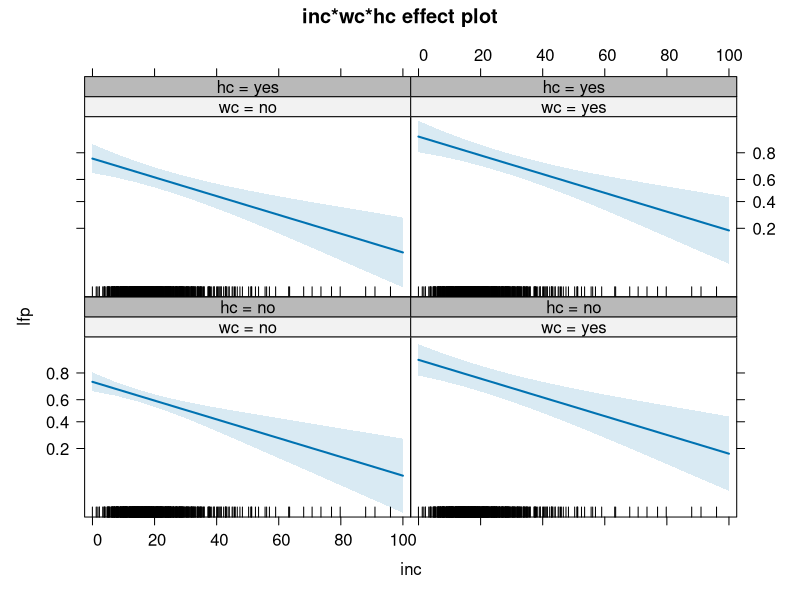
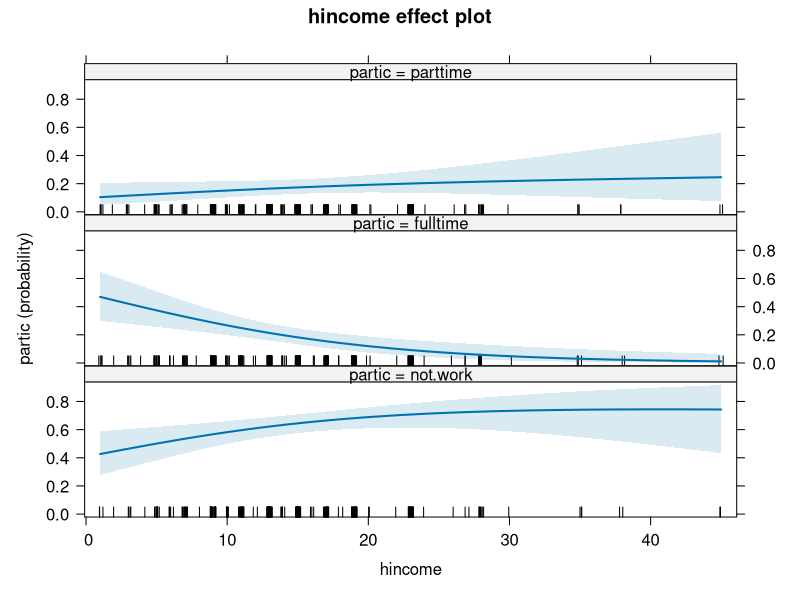
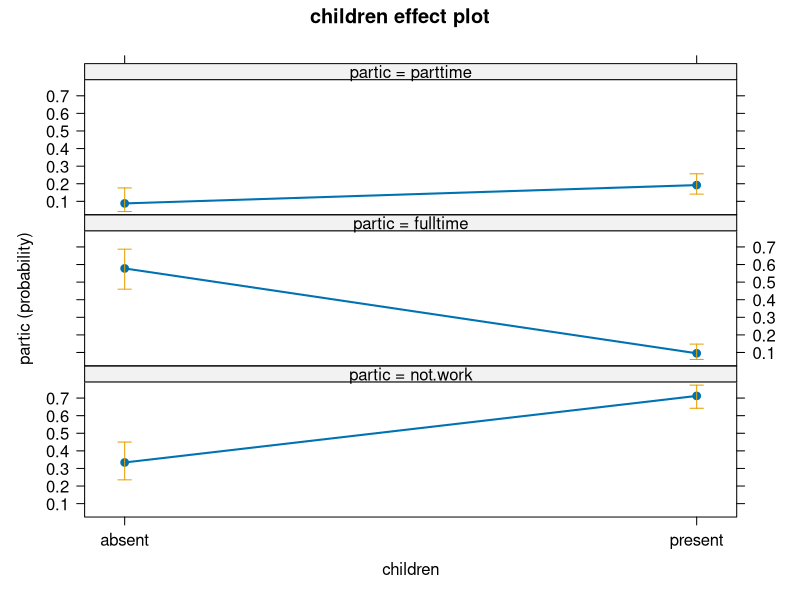
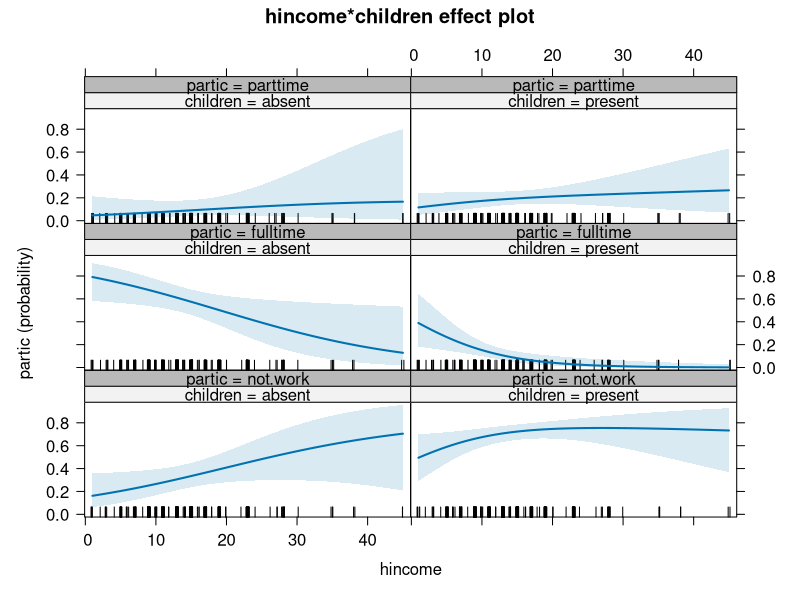
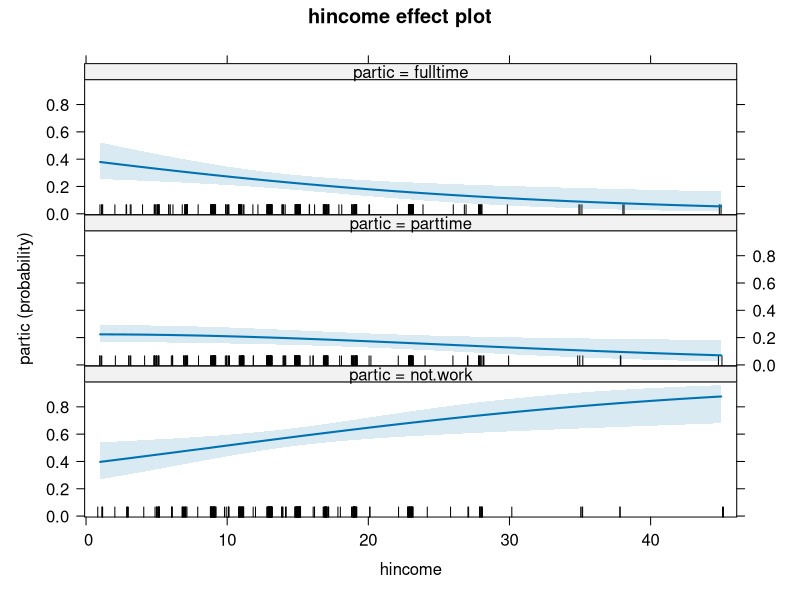
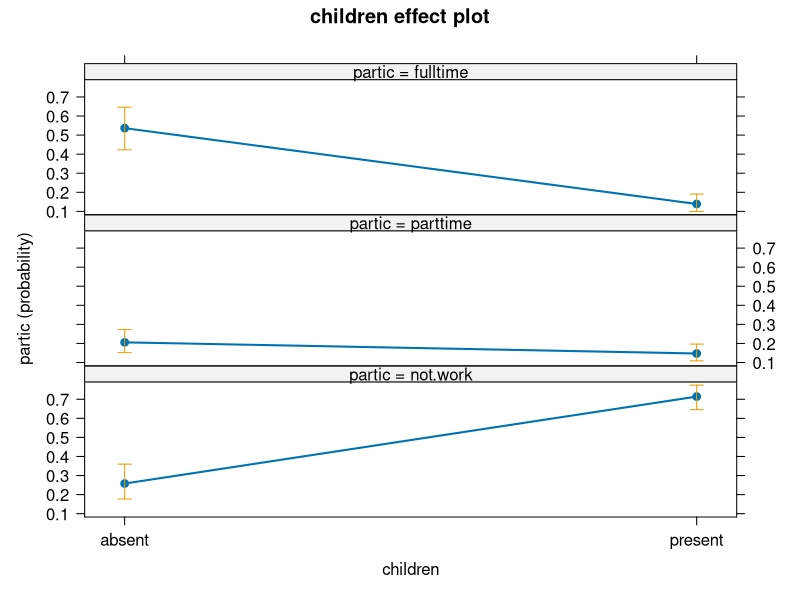
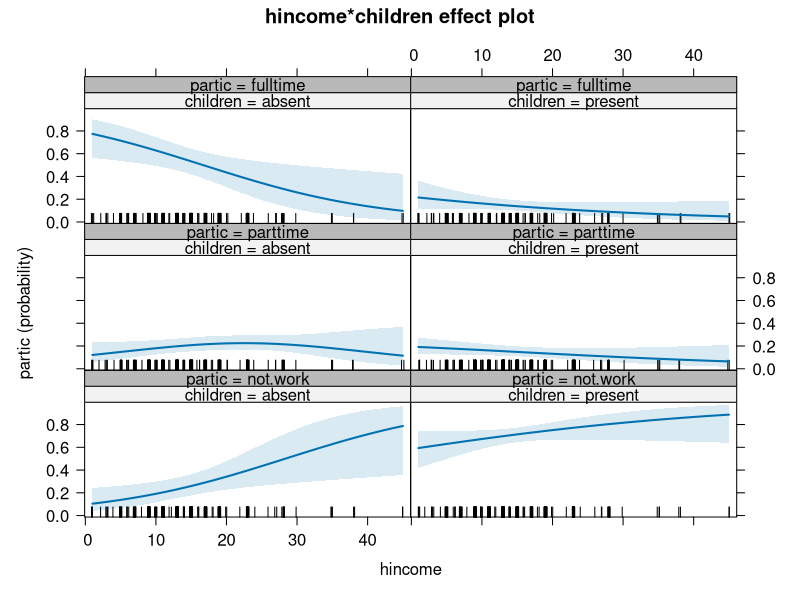
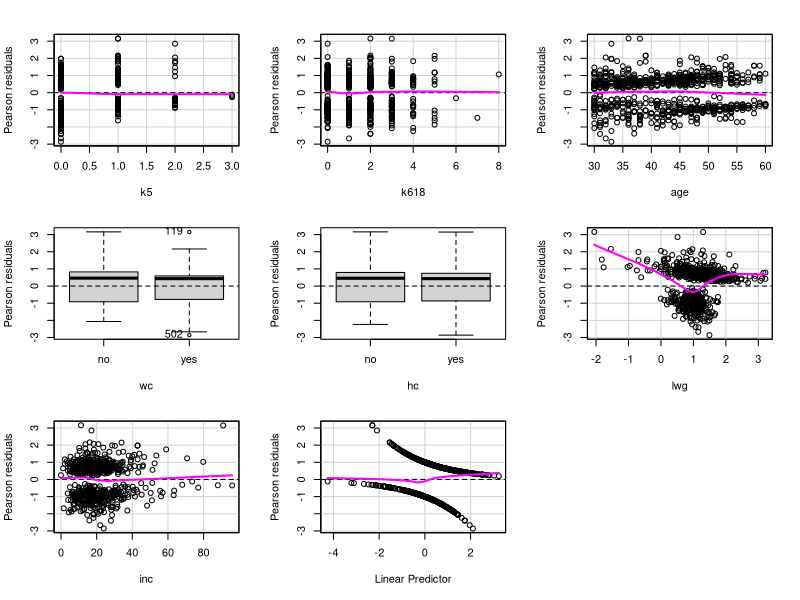

The R script that drew these images, in order:
## ---- chunk 1
library(knitr)
opts_chunk$set(comment=NA, tidy=TRUE)
library(car)
library(effects)
library(MASS)
library(arm)
## ---- chunk 2
data(Mroz)
head(Mroz)
b1 <- glm(lfp ~ k5 + k618 + age + wc + hc + lwg + inc, family=binomial(), data=Mroz)
summary(b1)
## ---- chunk 3
lfp.recode <- relevel(Mroz$lfp, 'yes')
b1a <- glm(lfp.recode ~ k5 + k618 + age + wc + hc + lwg + inc, family=binomial, data=Mroz)
summary(b1a)
## ---- chunk 4
plot(Effect(c('inc', 'wc','hc'), b1, typical=median))
## ---- chunk 5
data(Womenlf)
xtabs(~ partic + region, Womenlf)

Womenlf$partic <- relevel(Womenlf$partic,  'not.work')

library(nnet)
m1 <- multinom(partic ~ hincome + children + region, data = Womenlf)

summary(m1)
Anova(m1)

m2 <- multinom(partic ~ hincome + children , data = Womenlf)

m2 <- update(m1, . ~ . - region)

summary(m2, Wald=TRUE)
anova(m2,m1)
plot(Effect('hincome', m2, xlevels=list(hincome=50)))
plot(Effect('children',  m2))
## ---- chunk 6
bin <-  glm(partic ~ hincome + children, data=Womenlf, subset= partic != 'parttime', family=binomial)
summary(bin)
## ---- chunk 7
m3 <- update(m2, . ~ . + hincome:children)
plot(Effect(c('hincome','children'), m3, xlevels=list(hincome=50)))
Anova(m3)
## ---- chunk 8

Womenlf$partic <- ordered(Womenlf$partic,levels=c('not.work','parttime','fulltime') )

o1 <- polr(partic ~ hincome + children, data=Womenlf, Hess = TRUE)

summary(o1)
plot(Effect('hincome', o1, xlevels=list(hincome=50)))
plot(Effect('children', o1))
o2 <- update(o1, . ~ . + hincome:children)
plot(Effect(c('hincome','children'), o2, xlevels=list(hincome=50)))

AIC(o1)
AIC(m2)
## ---- chunk 9
residualPlots(b1)

influenceIndexPlot(b1, vars=c('Cook', 'hat'), id.n = 3)

compareCoefs(b1, update(b1, subset = -c(119, 220, 416)))

Mroz[c(119,220,416), ]
## ---- chunk 10

crPlots(b1, 'lwg', pch=as.numeric(Mroz$lfp), id.n=3)

legend('bottomleft', c('Estimated lwg', 'Observed lwg'), pch=1:2, inset=0.01)
